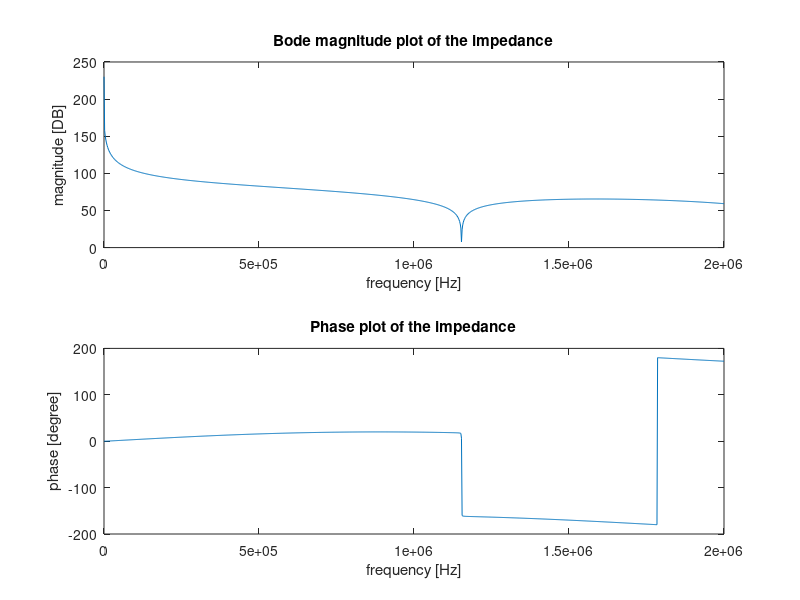
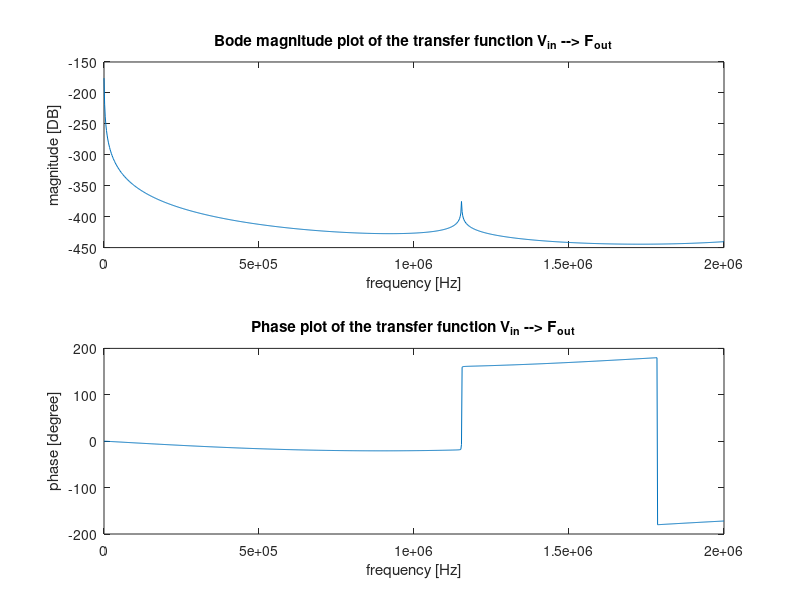
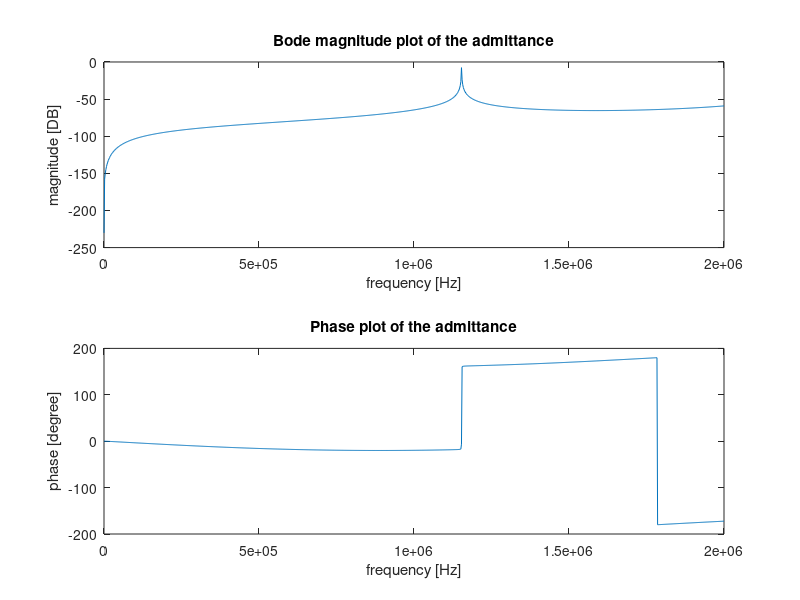
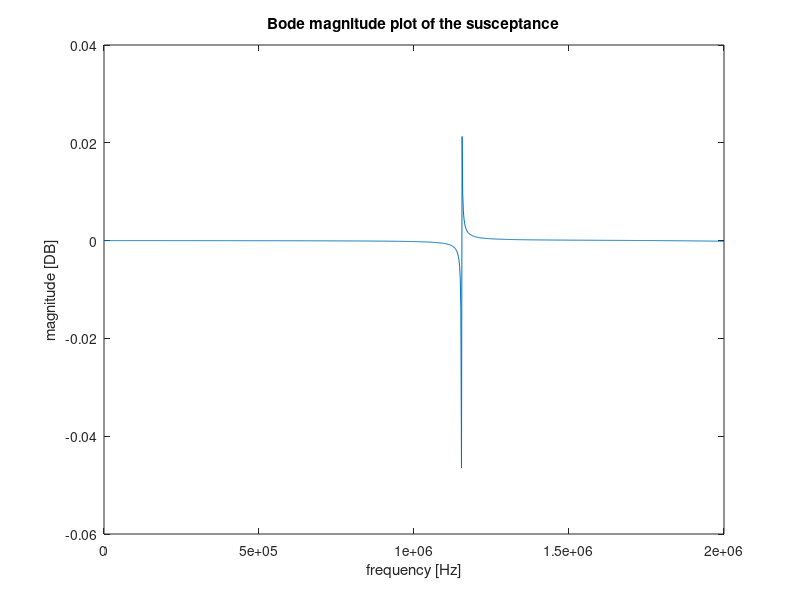

The MATLAB source for these figures, in order:
% This script is an intent to accurately model a piezoelectric transuducer,
% consisting of multiple intermediate piezoelectric inactive layers. The
% modelling is done following the approach as described by Sittig in his
% paper: 'Effects of Bonding and Electrode Layers on the  Transmission     
% Parameters of Piezoelectric Transducers Used in Ultrasonic Digital Delay 
% Lines'. At first a model will be made consisting of one active
% piezoelectric plate, a backing side consisting of backing material and a
% copper electrode, and the transmission side consisting of a copper
% electrode, a front plate and housing material. The models transfer
% function from voltage input to force output, the impedance frequency  
% response function and the admittance frequency response function will be
% analyzed and if satisfying results are obtained, there will be extended
% upon the model by inclusion of a second piezoelectric active layer in
% parallel with the first layer and by taking glue layers into
% consideration.

%% close all former work
clear all; close all; clc;

%% Parameter initialization

f = linspace(1,2*10^6,1000);      
omg = 2*pi*f;
j = 1i;
%% Setting up the backing material matrix

% First the layer closest to the piezoelectric layer, hence the copper
% electrode.

% the material parameters

rho_Cu = 8960;  % Pure! copper density.
c_Cu = 3570;    % pure copper speed of sound.
l_Cu = 0.5*10^-3;
r_Cu = 2.5*10^-3;
A_Cu = pi*r_Cu^2;
Z_0_Cu = rho_Cu * c_Cu * A_Cu;
f_0_Cu = c_Cu/(2*l_Cu);
gamma_Cu = pi*f/f_0_Cu;

% The matrix
Back_mat_Cu = zeros(2*length(f),2);

for i = 1:length(f)
row1 = 2*i-1;
row2 = 2*i;
Back_mat_Cu(row1:row2,1:2) = [cos(gamma_Cu(i)) j*Z_0_Cu*sin(gamma_Cu(i)); ...
               (j*sin(gamma_Cu(i)))/Z_0_Cu cos(gamma_Cu(i))];
end
          
           
           
% Similarily the matrix is set up for the thick, cone shaped backing
% material

% the material parameters

rho_FeC = 8000;  
c_FeC = 5800;    
r_FeC = 2.5*10^-3;
A_FeC = pi*r_FeC^2;
Z_0_FeC = rho_FeC * c_FeC * A_FeC;
f_0_FeC = c_FeC/(2);                     % As the thickness of the backing is assumed to approach infinity, it is omitted. Not sure about this! Check!!
gamma_FeC = pi*f/f_0_FeC;

% the matrix
Back_mat_FeC = zeros(2*length(f),2);

for j = 1:length(f)
row1 = 2*j-1;
row2 = 2*j;
  
Back_mat_FeC(row1:row2,1:2) = [cos(gamma_FeC(j)) j*Z_0_FeC*sin(gamma_FeC(j)); ...
                (j*sin(gamma_FeC(j)))/Z_0_FeC cos(gamma_FeC(j))];
end

rho_glue = 960;  
c_glue = 1220;    % unsure about this!!
l_glue = 0.06*10^-6;    % to be varied.
r_glue = 2.5*10^-3;
A_glue = pi*r_Cu^2;
Z_0_glue = rho_Cu * c_Cu * A_Cu;
f_0_glue = c_Cu/(2*l_Cu);
gamma_glue = pi*f/f_0_Cu;

glue_mat = zeros(2*length(f),2);

for han = 1:length(f)
row1 = 2*han-1;
row2 = 2*han;

glue_mat(row1:row2,1:2) = [cos(gamma_glue(han)) j*Z_0_glue*sin(gamma_glue(han)); ...
               (j*sin(gamma_glue(han)))/Z_0_glue cos(gamma_glue(han))];
end
          
% The matrices are multiplied and the total impedance Z_b of the backing
% layers is obtained.
Back_mat = zeros(2*length(f),2);
Z_b = zeros(length(f),1);

for ii = 1:length(f)
row1 = 2*ii-1;
row2 = 2*ii;
    
Back_mat(row1:row2,1:2) = glue_mat(row1:row2,1:2)*Back_mat_Cu(row1:row2,1:2) ...
    *glue_mat(row1:row2,1:2)*Back_mat_FeC(row1:row2,1:2);
Back_mat_current = Back_mat(row1:row2,1:2);
A_b = Back_mat_current(1,1);
B_b = Back_mat_current(1,2);
C_b = Back_mat_current(2,1);
D_b = Back_mat_current(2,2);

Z_0b = Z_0_FeC;
Z_b(ii) = (A_b*Z_0b + B_b)/(C_b*Z_0b + D_b);    % Here Z_0b is the impedance of the final backing layer only!
end

%% Setting up the transmission layer matrix

% The intermediate layers in the transmission direction are obtained in the
% same way. Again starting with the intermediate layer closest to the
% peizoelectric active layer.

% The material parameters were already given before!
Trans_mat_Cu = zeros(length(f),2);

for jj = 1:length(f)
row1 = 2*jj-1;
row2 = 2*jj;
   
Trans_mat_Cu(row1:row2,1:2) = [cos(gamma_Cu(jj)) j*Z_0_Cu*sin(gamma_Cu(jj)); ...
               (j*sin(gamma_Cu(jj)))/Z_0_Cu cos(gamma_Cu(jj))];
end

% For now the glue layer is omitted and the matrix is setup for the front
% plate only. Which is made out of Steel, just as the backing material.

% material properties of steel front plate.
r_FP = 4.5*10^-3;
A_FP = pi*r_FP^2;
Z_0_FP = rho_FeC * c_FeC * A_FP;
l_FeC = 0.5*10^-3;
f_0_FP = c_FeC/(2*l_FeC);                    
gamma_FeC = pi*f/f_0_FP;

Trans_mat_FP = zeros(2*length(f),2);

for x = 1:length(f)
row1 = 2*x-1;
row2 = 2*x;

Trans_mat_FP(row1:row2,1:2) = [cos(gamma_FeC(x)) j*Z_0_FP*sin(gamma_FeC(x)); ...
                (j*sin(gamma_FeC(x)))/Z_0_FP cos(gamma_FeC(x))];
end

%The housing, simply modelled as a another transmission plate

rho_house = rho_FeC;  
c_house = c_FeC;    
l_house = 3.25*10^-3;    
r_house = 3.5*10^-3;
A_house = pi*r_Cu^2;
Z_0_house = rho_Cu * c_Cu * A_Cu;
f_0_house = c_Cu/(2*l_Cu);
gamma_house = pi*f/f_0_Cu;

house_mat = zeros(2*length(f),2);

for kla = 1:length(f)
    row1 = 2*kla-1;
    row2 = 2*kla;
    
house_mat(row1:row2,1:2) = [cos(gamma_house(kla)) j*Z_0_house*sin(gamma_house(kla)); ...
               (j*sin(gamma_house(kla)))/Z_0_house cos(gamma_house(kla))];
end
% Multiplication of the transmission piezoelectric inactive layers gives:
Trans_mat = zeros(2*length(f),2);

for xx = 1:length(f)
row1 = 2*xx-1;
row2 = 2*xx;

Trans_mat(row1:row2,1:2) = glue_mat(row1:row2,1:2)*Trans_mat_Cu(row1:row2,1:2) ...
    * glue_mat(row1:row2,1:2)*Trans_mat_FP(row1:row2,1:2)*house_mat(row1:row2,1:2);
end
                   
%% Setting up the matrix describing the active Piezoelectric layer

% The material parameters

rho_pz = 7800;  
c_pz = 4613;    
l_pz = 2*10^-3;
r_pz = 2.5*10^-3;
A_pz = pi*r_pz^2;
Z_0_pz = rho_pz * c_pz * A_pz;
f_0_pz = c_pz/(2*l_pz);
omg_0_pz = pi*c_pz/l_pz;
gamma_pz = pi*f/f_0_pz;
eps_0=8.854*10^-12;          
eps_33=1200*eps_0;
C_0_pz = A_pz*eps_33/l_pz;
k_pz = 0.46;                        % coupling factor in thickness direction
phi = k_pz *sqrt(Z_0_pz*C_0_pz*omg_0_pz/pi);


z_b = Z_b/Z_0_pz;
Q = cos(gamma_pz) - 1 + j*z_b.*sin(gamma_pz);
pz_frac = 1./(phi.*Q);

pz_mat_1_12 = (j*phi^2)./(omg*C_0_pz);
pz_mat_1_21 = j*omg*C_0_pz;

pz_mat_2_11 = cos(gamma_pz)+j*z_b.*sin(gamma_pz);
pz_mat_2_12 = Z_0_pz*(z_b.*cos(gamma_pz)+j*sin(gamma_pz));
pz_mat_2_21 = (j*sin(gamma_pz))/Z_0_pz;
pz_mat_2_22 = 2*(cos(gamma_pz)-1)+j*z_b.*sin(gamma_pz);


pz_mat_1 = zeros(2*length(f),2);
pz_mat_2 = zeros(2*length(f),2);
pz_mat = zeros(2*length(f),2);

for y = 1:length(f)
row1 = 2*y-1;
row2 = 2*y;
pz_mat_1(row1:row2,1:2) = [1 pz_mat_1_12(y); ...           % Revisit as the fraction of entry 2,1 is not clear!!
            pz_mat_1_21(y) 0];
pz_mat_1_current = pz_mat_1(row1:row2,1:2);
pz_mat_2(row1:row2,1:2) = [pz_mat_2_11(y) pz_mat_2_12(y); ...
            pz_mat_2_21(y) pz_mat_2_22(y)];
pz_mat_2_current = pz_mat_2(row1:row2,1:2);
        
pz_mat(row1:row2,1:2) = pz_frac(y)*pz_mat_1_current*pz_mat_2_current;
end
%% Setting up the final transducer representing matrix

% Here the piezoelectric matric is multiplied by the matrix obtained from
% the transmission intermediate layers:

Final_trans_mat = zeros(2*length(f),2);

for yy = 1:length(f)
row1 = 2*yy-1;
row2 = 2*yy;

Final_trans_mat(row1:row2,1:2) = pz_mat(row1:row2,1:2) * Trans_mat(row1:row2,1:2);
end

%% Defining the sensitivity functions
Z_E = zeros(length(f),1);
V_IL = zeros(length(f),1);

for g = 1:length(f)
row1 = 2*g-1;
row2 = 2*g;
Final_trans_mat1 = Final_trans_mat(row1:row2,1:2);
A = Final_trans_mat1(1,1);
B = Final_trans_mat1(1,2);
C = Final_trans_mat1(2,1);
D = Final_trans_mat1(2,2);

Z_FP = Z_0_FeC;
Z_E(g) = (A*Z_FP + B)/(C*Z_FP + D);            % electrical input impedance
V_IL(g) = Z_FP/(A*Z_FP + B);                   % voltage transfer ratio between input voltage and output force
end

admittance = 1./Z_E;
susceptance = imag(admittance);
phase_admittance = rad2deg(angle(admittance));
mag_admittance = 20*log10(abs(admittance));

phase_impedance = rad2deg(angle(Z_E));
phase_tf = rad2deg(angle(V_IL));
mag_impedance = 20*log10(abs(Z_E));
mag_tf = 20*log10(abs(V_IL));

%[pks1 ind1] = findpeaks(mag_impedance,'MinPeakDistance',5000,'MinPeakProminence',0.01);
%plot(f(ind1),pks1,'or'); hold on; plot(f(ind),pks,'or'); hold on;
figure
subplot(2,1,1); plot(f,mag_impedance); title('Bode magnitude plot of the impedance'); ...
    xlabel('frequency [Hz]'); ylabel('magnitude [DB]'); 
subplot(2,1,2); plot(f,phase_impedance); title('Phase plot of the impedance'); ...
    xlabel('frequency [Hz]'); ylabel('phase [degree]');


% [pks ind] = findpeaks(mag_tf,'MinPeakDistance',5000,'MinPeakProminence',0.01);

figure
subplot(2,1,1);  plot(f,mag_tf); title('Bode magnitude plot of the transfer function V_{in} --> F_{out}'); ...
    xlabel('frequency [Hz]'); ylabel('magnitude [DB]');
subplot(2,1,2); plot(f,phase_tf); title('Phase plot of the transfer function V_{in} --> F_{out}'); ...
    xlabel('frequency [Hz]'); ylabel('phase [degree]');

figure
subplot(2,1,1); plot(f,mag_admittance); title('Bode magnitude plot of the admittance'); ...
    xlabel('frequency [Hz]'); ylabel('magnitude [DB]');
subplot(2,1,2); plot(f,phase_admittance); title('Phase plot of the admittance'); ...
    xlabel('frequency [Hz]'); ylabel('phase [degree]');

figure
plot(f,susceptance); title('Bode magnitude plot of the susceptance'); ...
    xlabel('frequency [Hz]'); ylabel('magnitude [DB]');

